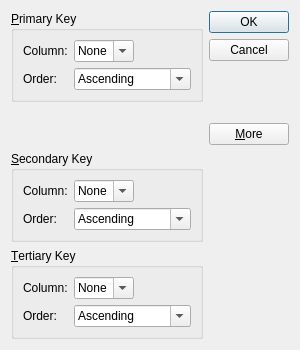
<?xml version="1.0" encoding="UTF-8"?>
<ui version="4.0">
 <class>SortDialog</class>
 <widget class="QDialog" name="SortDialog">
  <property name="geometry">
   <rect>
    <x>0</x>
    <y>0</y>
    <width>300</width>
    <height>350</height>
   </rect>
  </property>
  <property name="windowTitle">
   <string>Sort</string>
  </property>
  <layout class="QGridLayout" name="gridLayout_4">
   <item row="0" column="0">
    <widget class="QGroupBox" name="primaryGroupBox">
     <property name="title">
      <string>&amp;Primary Key</string>
     </property>
     <layout class="QGridLayout" name="gridLayout">
      <item row="0" column="0">
       <widget class="QLabel" name="label">
        <property name="text">
         <string>Column:</string>
        </property>
       </widget>
      </item>
      <item row="0" column="1">
       <widget class="QComboBox" name="primaryColumnCombo">
        <property name="editable">
         <bool>true</bool>
        </property>
        <property name="currentText">
         <string>None</string>
        </property>
        <item>
         <property name="text">
          <string>None</string>
         </property>
        </item>
       </widget>
      </item>
      <item row="0" column="2">
       <spacer name="horizontalSpacer">
        <property name="orientation">
         <enum>Qt::Horizontal</enum>
        </property>
        <property name="sizeHint" stdset="0">
         <size>
          <width>55</width>
          <height>20</height>
         </size>
        </property>
       </spacer>
      </item>
      <item row="1" column="0">
       <widget class="QLabel" name="label_2">
        <property name="text">
         <string>Order:</string>
        </property>
       </widget>
      </item>
      <item row="1" column="1" colspan="2">
       <widget class="QComboBox" name="primaryOrderCombo">
        <property name="editable">
         <bool>true</bool>
        </property>
        <item>
         <property name="text">
          <string>Ascending</string>
         </property>
        </item>
        <item>
         <property name="text">
          <string>Descending</string>
         </property>
        </item>
       </widget>
      </item>
     </layout>
    </widget>
   </item>
   <item row="1" column="0">
    <spacer name="verticalSpacer_2">
     <property name="orientation">
      <enum>Qt::Vertical</enum>
     </property>
     <property name="sizeHint" stdset="0">
      <size>
       <width>20</width>
       <height>60</height>
      </size>
     </property>
    </spacer>
   </item>
   <item row="2" column="0">
    <widget class="QGroupBox" name="secondaryGroupBox">
     <property name="title">
      <string>&amp;Secondary Key</string>
     </property>
     <layout class="QGridLayout" name="gridLayout_2">
      <item row="0" column="0">
       <widget class="QLabel" name="label_3">
        <property name="text">
         <string>Column:</string>
        </property>
       </widget>
      </item>
      <item row="0" column="1">
       <widget class="QComboBox" name="secondaryColumnCombo">
        <property name="editable">
         <bool>true</bool>
        </property>
        <property name="currentText">
         <string>None</string>
        </property>
        <item>
         <property name="text">
          <string>None</string>
         </property>
        </item>
       </widget>
      </item>
      <item row="0" column="2">
       <spacer name="horizontalSpacer_2">
        <property name="orientation">
         <enum>Qt::Horizontal</enum>
        </property>
        <property name="sizeHint" stdset="0">
         <size>
          <width>77</width>
          <height>20</height>
         </size>
        </property>
       </spacer>
      </item>
      <item row="1" column="0">
       <widget class="QLabel" name="label_4">
        <property name="text">
         <string>Order:</string>
        </property>
       </widget>
      </item>
      <item row="1" column="1" colspan="2">
       <widget class="QComboBox" name="secondaryOrderCombo">
        <property name="editable">
         <bool>true</bool>
        </property>
        <item>
         <property name="text">
          <string>Ascending</string>
         </property>
        </item>
        <item>
         <property name="text">
          <string>Descending</string>
         </property>
        </item>
       </widget>
      </item>
     </layout>
    </widget>
   </item>
   <item row="3" column="0">
    <widget class="QGroupBox" name="tertiaryGroupBox">
     <property name="title">
      <string>&amp;Tertiary Key</string>
     </property>
     <layout class="QGridLayout" name="gridLayout_3">
      <item row="0" column="0">
       <widget class="QLabel" name="label_5">
        <property name="text">
         <string>Column:</string>
        </property>
       </widget>
      </item>
      <item row="0" column="1">
       <widget class="QComboBox" name="tertiaryColumnCombo">
        <property name="editable">
         <bool>true</bool>
        </property>
        <property name="currentText">
         <string>None</string>
        </property>
        <item>
         <property name="text">
          <string>None</string>
         </property>
        </item>
       </widget>
      </item>
      <item row="0" column="2">
       <spacer name="horizontalSpacer_3">
        <property name="orientation">
         <enum>Qt::Horizontal</enum>
        </property>
        <property name="sizeHint" stdset="0">
         <size>
          <width>77</width>
          <height>20</height>
         </size>
        </property>
       </spacer>
      </item>
      <item row="1" column="0">
       <widget class="QLabel" name="label_6">
        <property name="text">
         <string>Order:</string>
        </property>
       </widget>
      </item>
      <item row="1" column="1" colspan="2">
       <widget class="QComboBox" name="tertiaryOrderCombo">
        <property name="editable">
         <bool>true</bool>
        </property>
        <item>
         <property name="text">
          <string>Ascending</string>
         </property>
        </item>
        <item>
         <property name="text">
          <string>Descending</string>
         </property>
        </item>
       </widget>
      </item>
     </layout>
    </widget>
   </item>
   <item row="0" column="1" rowspan="2">
    <layout class="QVBoxLayout" name="verticalLayout">
     <item>
      <widget class="QPushButton" name="okButton">
       <property name="text">
        <string>OK</string>
       </property>
       <property name="default">
        <bool>true</bool>
       </property>
      </widget>
     </item>
     <item>
      <widget class="QPushButton" name="cancelButton">
       <property name="text">
        <string>Cancel</string>
       </property>
      </widget>
     </item>
     <item>
      <spacer name="verticalSpacer">
       <property name="orientation">
        <enum>Qt::Vertical</enum>
       </property>
       <property name="sizeHint" stdset="0">
        <size>
         <width>20</width>
         <height>0</height>
        </size>
       </property>
      </spacer>
     </item>
     <item>
      <widget class="QPushButton" name="moreButton">
       <property name="text">
        <string>&amp;More</string>
       </property>
       <property name="checkable">
        <bool>true</bool>
       </property>
      </widget>
     </item>
    </layout>
   </item>
  </layout>
 </widget>
 <tabstops>
  <tabstop>primaryColumnCombo</tabstop>
  <tabstop>primaryOrderCombo</tabstop>
  <tabstop>secondaryColumnCombo</tabstop>
  <tabstop>secondaryOrderCombo</tabstop>
  <tabstop>tertiaryColumnCombo</tabstop>
  <tabstop>tertiaryOrderCombo</tabstop>
  <tabstop>okButton</tabstop>
  <tabstop>cancelButton</tabstop>
  <tabstop>moreButton</tabstop>
 </tabstops>
 <resources/>
 <connections>
  <connection>
   <sender>okButton</sender>
   <signal>clicked()</signal>
   <receiver>SortDialog</receiver>
   <slot>accept()</slot>
   <hints>
    <hint type="sourcelabel">
     <x>255</x>
     <y>23</y>
    </hint>
    <hint type="destinationlabel">
     <x>253</x>
     <y>-2</y>
    </hint>
   </hints>
  </connection>
  <connection>
   <sender>cancelButton</sender>
   <signal>clicked()</signal>
   <receiver>SortDialog</receiver>
   <slot>reject()</slot>
   <hints>
    <hint type="sourcelabel">
     <x>277</x>
     <y>53</y>
    </hint>
    <hint type="destinationlabel">
     <x>307</x>
     <y>104</y>
    </hint>
   </hints>
  </connection>
  <connection>
   <sender>moreButton</sender>
   <signal>toggled(bool)</signal>
   <receiver>secondaryGroupBox</receiver>
   <slot>setVisible(bool)</slot>
   <hints>
    <hint type="sourcelabel">
     <x>244</x>
     <y>152</y>
    </hint>
    <hint type="destinationlabel">
     <x>146</x>
     <y>169</y>
    </hint>
   </hints>
  </connection>
  <connection>
   <sender>moreButton</sender>
   <signal>toggled(bool)</signal>
   <receiver>tertiaryGroupBox</receiver>
   <slot>setVisible(bool)</slot>
   <hints>
    <hint type="sourcelabel">
     <x>249</x>
     <y>154</y>
    </hint>
    <hint type="destinationlabel">
     <x>207</x>
     <y>286</y>
    </hint>
   </hints>
  </connection>
 </connections>
</ui>
